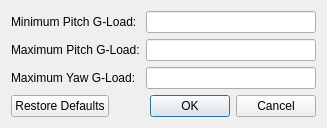
<?xml version="1.0" encoding="UTF-8"?>
<ui version="4.0">
 <class>G_LimitSettingsDialog</class>
 <widget class="QDialog" name="G_LimitSettingsDialog">
  <property name="geometry">
   <rect>
    <x>0</x>
    <y>0</y>
    <width>327</width>
    <height>121</height>
   </rect>
  </property>
  <property name="windowTitle">
   <string>G-Load Limits</string>
  </property>
  <layout class="QVBoxLayout" name="verticalLayout">
   <item>
    <layout class="QGridLayout" name="gridLayout">
     <item row="0" column="0">
      <widget class="QLabel" name="mMinPitchLabel">
       <property name="text">
        <string>Minimum Pitch G-Load:</string>
       </property>
      </widget>
     </item>
     <item row="0" column="1">
      <widget class="QLineEdit" name="mMinPitchLineEdit"/>
     </item>
     <item row="1" column="0">
      <widget class="QLabel" name="mMaxPitchLabel">
       <property name="text">
        <string>Maximum Pitch G-Load:</string>
       </property>
      </widget>
     </item>
     <item row="1" column="1">
      <widget class="QLineEdit" name="mMaxPitchLineEdit"/>
     </item>
     <item row="2" column="0">
      <widget class="QLabel" name="mMaxYawLabel">
       <property name="text">
        <string>Maximum Yaw G-Load:</string>
       </property>
      </widget>
     </item>
     <item row="2" column="1">
      <widget class="QLineEdit" name="mMaxYawLineEdit"/>
     </item>
    </layout>
   </item>
   <item>
    <widget class="QDialogButtonBox" name="buttonBox">
     <property name="orientation">
      <enum>Qt::Horizontal</enum>
     </property>
     <property name="standardButtons">
      <set>QDialogButtonBox::Cancel|QDialogButtonBox::Ok|QDialogButtonBox::RestoreDefaults</set>
     </property>
    </widget>
   </item>
  </layout>
 </widget>
 <resources/>
 <connections>
  <connection>
   <sender>buttonBox</sender>
   <signal>accepted()</signal>
   <receiver>G_LimitSettingsDialog</receiver>
   <slot>accept()</slot>
   <hints>
    <hint type="sourcelabel">
     <x>248</x>
     <y>254</y>
    </hint>
    <hint type="destinationlabel">
     <x>157</x>
     <y>274</y>
    </hint>
   </hints>
  </connection>
  <connection>
   <sender>buttonBox</sender>
   <signal>rejected()</signal>
   <receiver>G_LimitSettingsDialog</receiver>
   <slot>reject()</slot>
   <hints>
    <hint type="sourcelabel">
     <x>316</x>
     <y>260</y>
    </hint>
    <hint type="destinationlabel">
     <x>286</x>
     <y>274</y>
    </hint>
   </hints>
  </connection>
 </connections>
</ui>
